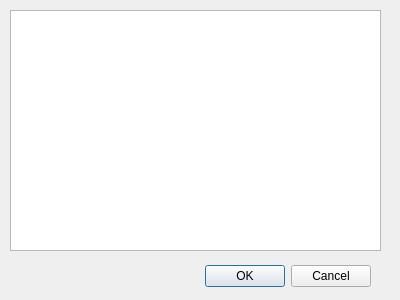
<?xml version="1.0" encoding="UTF-8"?>
<ui version="4.0">
 <class>FigureInfoDialog</class>
 <widget class="QDialog" name="FigureInfoDialog">
  <property name="geometry">
   <rect>
    <x>0</x>
    <y>0</y>
    <width>400</width>
    <height>300</height>
   </rect>
  </property>
  <property name="windowTitle">
   <string>Dialog</string>
  </property>
  <widget class="QDialogButtonBox" name="buttonBox">
   <property name="geometry">
    <rect>
     <x>30</x>
     <y>260</y>
     <width>341</width>
     <height>32</height>
    </rect>
   </property>
   <property name="orientation">
    <enum>Qt::Horizontal</enum>
   </property>
   <property name="standardButtons">
    <set>QDialogButtonBox::Cancel|QDialogButtonBox::Ok</set>
   </property>
  </widget>
  <widget class="QTableWidget" name="tableWidget">
   <property name="geometry">
    <rect>
     <x>10</x>
     <y>10</y>
     <width>371</width>
     <height>241</height>
    </rect>
   </property>
  </widget>
 </widget>
 <resources/>
 <connections>
  <connection>
   <sender>buttonBox</sender>
   <signal>accepted()</signal>
   <receiver>FigureInfoDialog</receiver>
   <slot>accept()</slot>
   <hints>
    <hint type="sourcelabel">
     <x>248</x>
     <y>254</y>
    </hint>
    <hint type="destinationlabel">
     <x>157</x>
     <y>274</y>
    </hint>
   </hints>
  </connection>
  <connection>
   <sender>buttonBox</sender>
   <signal>rejected()</signal>
   <receiver>FigureInfoDialog</receiver>
   <slot>reject()</slot>
   <hints>
    <hint type="sourcelabel">
     <x>316</x>
     <y>260</y>
    </hint>
    <hint type="destinationlabel">
     <x>286</x>
     <y>274</y>
    </hint>
   </hints>
  </connection>
 </connections>
</ui>
